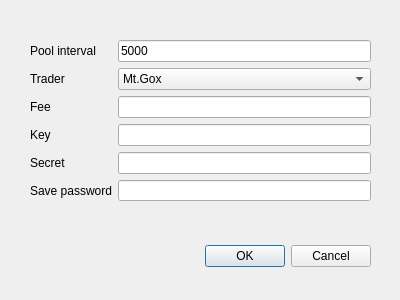
<?xml version="1.0" encoding="UTF-8"?>
<ui version="4.0">
 <class>PreferenceDialog</class>
 <widget class="QDialog" name="PreferenceDialog">
  <property name="geometry">
   <rect>
    <x>0</x>
    <y>0</y>
    <width>400</width>
    <height>300</height>
   </rect>
  </property>
  <property name="windowTitle">
   <string>Dialog</string>
  </property>
  <widget class="QDialogButtonBox" name="buttonBox">
   <property name="geometry">
    <rect>
     <x>30</x>
     <y>240</y>
     <width>341</width>
     <height>32</height>
    </rect>
   </property>
   <property name="orientation">
    <enum>Qt::Horizontal</enum>
   </property>
   <property name="standardButtons">
    <set>QDialogButtonBox::Cancel|QDialogButtonBox::Ok</set>
   </property>
  </widget>
  <widget class="QWidget" name="gridLayoutWidget">
   <property name="geometry">
    <rect>
     <x>30</x>
     <y>40</y>
     <width>341</width>
     <height>161</height>
    </rect>
   </property>
   <layout class="QGridLayout" name="gridLayout">
    <item row="0" column="0">
     <widget class="QLabel" name="label">
      <property name="text">
       <string>Pool interval</string>
      </property>
     </widget>
    </item>
    <item row="0" column="1">
     <widget class="QLineEdit" name="poolIntervalLineEdit">
      <property name="text">
       <string>5000</string>
      </property>
     </widget>
    </item>
    <item row="1" column="0">
     <widget class="QLabel" name="label_2">
      <property name="text">
       <string>Trader</string>
      </property>
     </widget>
    </item>
    <item row="1" column="1">
     <widget class="QComboBox" name="traderComboBox">
      <item>
       <property name="text">
        <string>Mt.Gox</string>
       </property>
      </item>
     </widget>
    </item>
    <item row="3" column="0">
     <widget class="QLabel" name="label_3">
      <property name="text">
       <string>Key</string>
      </property>
     </widget>
    </item>
    <item row="3" column="1">
     <widget class="QLineEdit" name="keyLineEdit"/>
    </item>
    <item row="4" column="0">
     <widget class="QLabel" name="label_4">
      <property name="text">
       <string>Secret</string>
      </property>
     </widget>
    </item>
    <item row="4" column="1">
     <widget class="QLineEdit" name="secretLineEdit"/>
    </item>
    <item row="5" column="0">
     <widget class="QLabel" name="label_5">
      <property name="text">
       <string>Save password</string>
      </property>
     </widget>
    </item>
    <item row="5" column="1">
     <widget class="QLineEdit" name="savePasswordLineEdit">
      <property name="echoMode">
       <enum>QLineEdit::Password</enum>
      </property>
     </widget>
    </item>
    <item row="2" column="0">
     <widget class="QLabel" name="label_6">
      <property name="text">
       <string>Fee</string>
      </property>
     </widget>
    </item>
    <item row="2" column="1">
     <widget class="QLineEdit" name="feeLineEdit"/>
    </item>
   </layout>
  </widget>
 </widget>
 <resources/>
 <connections>
  <connection>
   <sender>buttonBox</sender>
   <signal>accepted()</signal>
   <receiver>PreferenceDialog</receiver>
   <slot>accept()</slot>
   <hints>
    <hint type="sourcelabel">
     <x>248</x>
     <y>254</y>
    </hint>
    <hint type="destinationlabel">
     <x>157</x>
     <y>274</y>
    </hint>
   </hints>
  </connection>
  <connection>
   <sender>buttonBox</sender>
   <signal>rejected()</signal>
   <receiver>PreferenceDialog</receiver>
   <slot>reject()</slot>
   <hints>
    <hint type="sourcelabel">
     <x>316</x>
     <y>260</y>
    </hint>
    <hint type="destinationlabel">
     <x>286</x>
     <y>274</y>
    </hint>
   </hints>
  </connection>
 </connections>
</ui>
